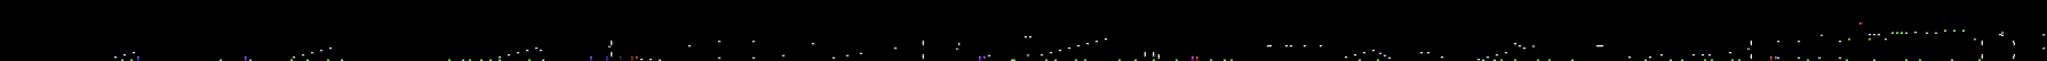

This game map was drawn from its Tiled (.tmx) file and the tilesets committed beside it. A one-line description and the trimmed map source follow:
An orthogonal 895x27 tile map with 16x16 px tiles, 1 tile layer (SP), 1 hidden layer not drawn, 2 tilesets.

<map version="1.10" tiledversion="1.11.2" orientation="orthogonal" renderorder="right-down" width="895" height="27" tilewidth="16" tileheight="16" infinite="0" nextlayerid="7" nextobjectid="2">
 <editorsettings>
  <export target="stereomadness.csv" format="csv" />
 </editorsettings>
 <tileset firstgid="1" name="famidash" tilewidth="16" tileheight="16" tilecount="256" columns="16">
  <image source="../../../GRAPHICS/famidash.bmp" width="256" height="256" />
 </tileset>
 <tileset firstgid="257" name="sprites" tilewidth="16" tileheight="16" tilecount="256" columns="16">
  <image source="../../../GRAPHICS/sprites.png" width="256" height="256" />
 </tileset>
 <layer id="1" width="895" height="27" visible="0">
  <data>[24165 cells, 24165 non-empty, 36 distinct tile ids]</data>
 </layer>
 <layer id="2" name="SP" width="895" height="27">
  <data>[24165 cells, 212 non-empty, 34 distinct tile ids]</data>
 </layer>
</map>
